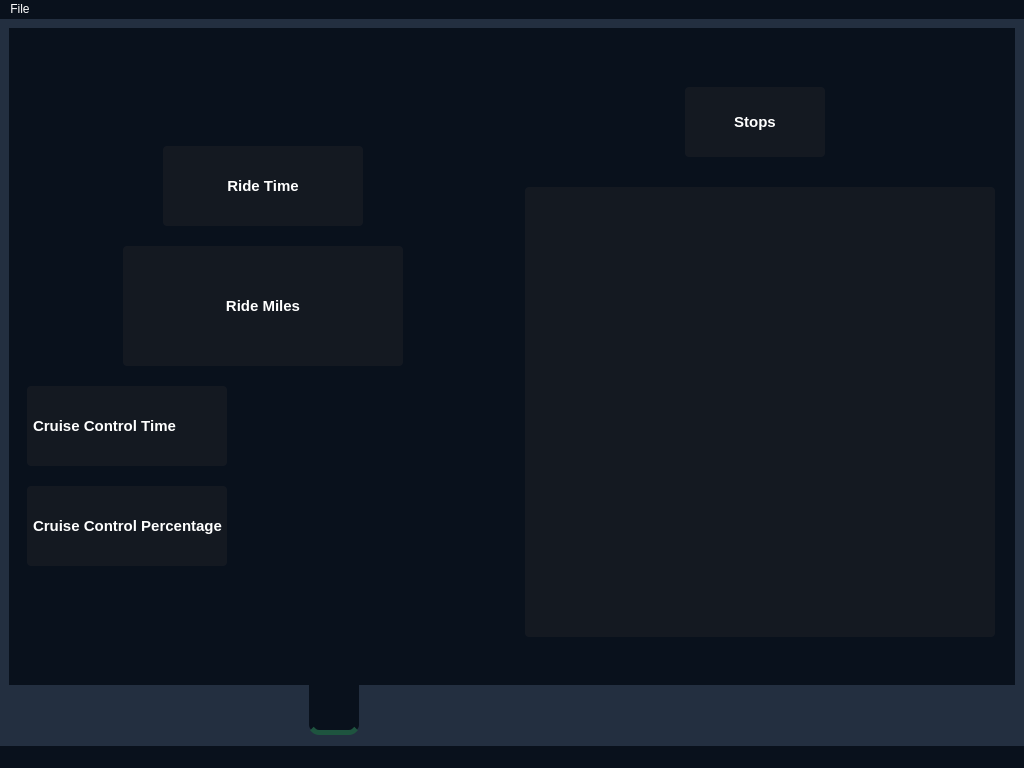
<?xml version="1.0" encoding="UTF-8"?>
<ui version="4.0">
 <class>MainWindow</class>
 <widget class="QMainWindow" name="MainWindow">
  <property name="geometry">
   <rect>
    <x>0</x>
    <y>0</y>
    <width>1024</width>
    <height>768</height>
   </rect>
  </property>
  <property name="windowTitle">
   <string>MainWindow</string>
  </property>
  <property name="styleSheet">
   <string notr="true">*{
border: none;
background-color: transparent;
background: transparent;
padding: 0;
margin: 0;
color: #fff;
}
#centralwidget, #menubar, #statusbar, #homebutton, #stackedwidget, #tabwidget {
	background-color: #09111c;
}
QTabBar{
	color: #141921;
	background-color: #141921;
	font-size: 15px;
	font-weight: bold;
}

QLabel, #graphwidget, #acceltab{

	background-color: #141921;
    border-radius: 4px;
    padding: 2px;
	font-size: 15px;
	font-weight: bold;
}

#bottomwidget, #mainwidget{
	background-color:rgb(35, 47, 64);
}

QProgressBar {
    border: 2px solid rgb(35, 47, 64);
    border-radius: 5px;
    text-align: center;
    background-color: rgba(33, 37, 43, 180);
    color: black;
}

QProgressBar::chunk {
    background-color: #1e543f;
	margin: 3px;
	border-radius: 5px;
}
#detailbutton, #homebutton{
	padding: 5px 10px;
	border-bottom-left-radius: 10px;
	border-bottom-right-radius:10px;
}

#homebutton{
	border-bottom: 5px solid #1e543f;

}</string>
  </property>
  <widget class="QWidget" name="centralwidget">
   <layout class="QVBoxLayout" name="verticalLayout">
    <property name="spacing">
     <number>0</number>
    </property>
    <property name="leftMargin">
     <number>0</number>
    </property>
    <property name="topMargin">
     <number>0</number>
    </property>
    <property name="rightMargin">
     <number>0</number>
    </property>
    <property name="bottomMargin">
     <number>0</number>
    </property>
    <item>
     <widget class="QWidget" name="mainwidget" native="true">
      <property name="sizePolicy">
       <sizepolicy hsizetype="Preferred" vsizetype="Expanding">
        <horstretch>0</horstretch>
        <verstretch>0</verstretch>
       </sizepolicy>
      </property>
      <property name="styleSheet">
       <string notr="true"/>
      </property>
      <layout class="QHBoxLayout" name="horizontalLayout_2">
       <property name="bottomMargin">
        <number>0</number>
       </property>
       <item>
        <widget class="QStackedWidget" name="stackedwidget">
         <widget class="QWidget" name="hubPage">
          <layout class="QHBoxLayout" name="horizontalLayout_3">
           <item>
            <widget class="QWidget" name="leftwidget" native="true">
             <layout class="QVBoxLayout" name="verticalLayout_2">
              <item>
               <layout class="QVBoxLayout" name="verticalLayout_4">
                <property name="spacing">
                 <number>20</number>
                </property>
                <item alignment="Qt::AlignHCenter">
                 <widget class="QLabel" name="ridetimelabel">
                  <property name="minimumSize">
                   <size>
                    <width>200</width>
                    <height>80</height>
                   </size>
                  </property>
                  <property name="maximumSize">
                   <size>
                    <width>200</width>
                    <height>80</height>
                   </size>
                  </property>
                  <property name="text">
                   <string>Ride Time</string>
                  </property>
                  <property name="textFormat">
                   <enum>Qt::AutoText</enum>
                  </property>
                  <property name="scaledContents">
                   <bool>true</bool>
                  </property>
                  <property name="alignment">
                   <set>Qt::AlignCenter</set>
                  </property>
                  <property name="wordWrap">
                   <bool>true</bool>
                  </property>
                 </widget>
                </item>
                <item alignment="Qt::AlignHCenter">
                 <widget class="QLabel" name="ridedistancelabel">
                  <property name="minimumSize">
                   <size>
                    <width>280</width>
                    <height>120</height>
                   </size>
                  </property>
                  <property name="maximumSize">
                   <size>
                    <width>280</width>
                    <height>120</height>
                   </size>
                  </property>
                  <property name="text">
                   <string>Ride Miles</string>
                  </property>
                  <property name="scaledContents">
                   <bool>true</bool>
                  </property>
                  <property name="alignment">
                   <set>Qt::AlignCenter</set>
                  </property>
                  <property name="wordWrap">
                   <bool>true</bool>
                  </property>
                 </widget>
                </item>
                <item>
                 <widget class="QLabel" name="ccpercentlabel">
                  <property name="minimumSize">
                   <size>
                    <width>200</width>
                    <height>80</height>
                   </size>
                  </property>
                  <property name="maximumSize">
                   <size>
                    <width>200</width>
                    <height>80</height>
                   </size>
                  </property>
                  <property name="text">
                   <string>Cruise Control Time</string>
                  </property>
                  <property name="scaledContents">
                   <bool>true</bool>
                  </property>
                  <property name="wordWrap">
                   <bool>true</bool>
                  </property>
                 </widget>
                </item>
                <item>
                 <widget class="QLabel" name="cctimelabel">
                  <property name="minimumSize">
                   <size>
                    <width>200</width>
                    <height>80</height>
                   </size>
                  </property>
                  <property name="maximumSize">
                   <size>
                    <width>200</width>
                    <height>80</height>
                   </size>
                  </property>
                  <property name="text">
                   <string>Cruise Control Percentage</string>
                  </property>
                  <property name="scaledContents">
                   <bool>true</bool>
                  </property>
                  <property name="wordWrap">
                   <bool>true</bool>
                  </property>
                 </widget>
                </item>
               </layout>
              </item>
             </layout>
            </widget>
           </item>
           <item>
            <widget class="QWidget" name="rightwidget" native="true">
             <widget class="QLabel" name="stopslabel">
              <property name="geometry">
               <rect>
                <x>170</x>
                <y>50</y>
                <width>140</width>
                <height>70</height>
               </rect>
              </property>
              <property name="minimumSize">
               <size>
                <width>140</width>
                <height>70</height>
               </size>
              </property>
              <property name="maximumSize">
               <size>
                <width>140</width>
                <height>70</height>
               </size>
              </property>
              <property name="text">
               <string>Stops</string>
              </property>
              <property name="scaledContents">
               <bool>true</bool>
              </property>
              <property name="alignment">
               <set>Qt::AlignCenter</set>
              </property>
              <property name="wordWrap">
               <bool>true</bool>
              </property>
             </widget>
             <widget class="QWidget" name="graphwidget" native="true">
              <property name="geometry">
               <rect>
                <x>10</x>
                <y>150</y>
                <width>470</width>
                <height>450</height>
               </rect>
              </property>
              <property name="sizePolicy">
               <sizepolicy hsizetype="Expanding" vsizetype="Preferred">
                <horstretch>0</horstretch>
                <verstretch>0</verstretch>
               </sizepolicy>
              </property>
              <property name="minimumSize">
               <size>
                <width>470</width>
                <height>450</height>
               </size>
              </property>
              <property name="maximumSize">
               <size>
                <width>470</width>
                <height>450</height>
               </size>
              </property>
             </widget>
            </widget>
           </item>
          </layout>
         </widget>
         <widget class="QWidget" name="infoPage"/>
        </widget>
       </item>
      </layout>
     </widget>
    </item>
    <item>
     <widget class="QWidget" name="bottomwidget" native="true">
      <property name="styleSheet">
       <string notr="true"/>
      </property>
      <layout class="QHBoxLayout" name="horizontalLayout">
       <property name="leftMargin">
        <number>11</number>
       </property>
       <property name="topMargin">
        <number>0</number>
       </property>
       <property name="rightMargin">
        <number>11</number>
       </property>
       <property name="bottomMargin">
        <number>11</number>
       </property>
       <item>
        <widget class="QPushButton" name="homebutton">
         <property name="minimumSize">
          <size>
           <width>50</width>
           <height>50</height>
          </size>
         </property>
         <property name="maximumSize">
          <size>
           <width>50</width>
           <height>50</height>
          </size>
         </property>
         <property name="cursor">
          <cursorShape>PointingHandCursor</cursorShape>
         </property>
         <property name="text">
          <string/>
         </property>
         <property name="icon">
          <iconset>
           <normaloff>../../../.designer/backup/images/25694.png</normaloff>
           <normalon>../../../.designer/backup/images/25694.png</normalon>../../../.designer/backup/images/25694.png</iconset>
         </property>
         <property name="iconSize">
          <size>
           <width>30</width>
           <height>30</height>
          </size>
         </property>
        </widget>
       </item>
       <item>
        <widget class="QPushButton" name="detailbutton">
         <property name="minimumSize">
          <size>
           <width>50</width>
           <height>50</height>
          </size>
         </property>
         <property name="maximumSize">
          <size>
           <width>50</width>
           <height>50</height>
          </size>
         </property>
         <property name="cursor">
          <cursorShape>PointingHandCursor</cursorShape>
         </property>
         <property name="text">
          <string/>
         </property>
         <property name="icon">
          <iconset>
           <normaloff>../../../.designer/backup/images/221407.png</normaloff>
           <normalon>../../../.designer/backup/images/221407.png</normalon>../../../.designer/backup/images/221407.png</iconset>
         </property>
         <property name="iconSize">
          <size>
           <width>30</width>
           <height>30</height>
          </size>
         </property>
        </widget>
       </item>
      </layout>
     </widget>
    </item>
   </layout>
  </widget>
  <widget class="QMenuBar" name="menubar">
   <property name="geometry">
    <rect>
     <x>0</x>
     <y>0</y>
     <width>1024</width>
     <height>26</height>
    </rect>
   </property>
   <widget class="QMenu" name="menuFile">
    <property name="title">
     <string>File</string>
    </property>
    <addaction name="actionOpen"/>
   </widget>
   <addaction name="menuFile"/>
  </widget>
  <widget class="QStatusBar" name="statusbar"/>
  <action name="actionOpen">
   <property name="text">
    <string>Open</string>
   </property>
  </action>
 </widget>
 <resources/>
 <connections/>
</ui>
